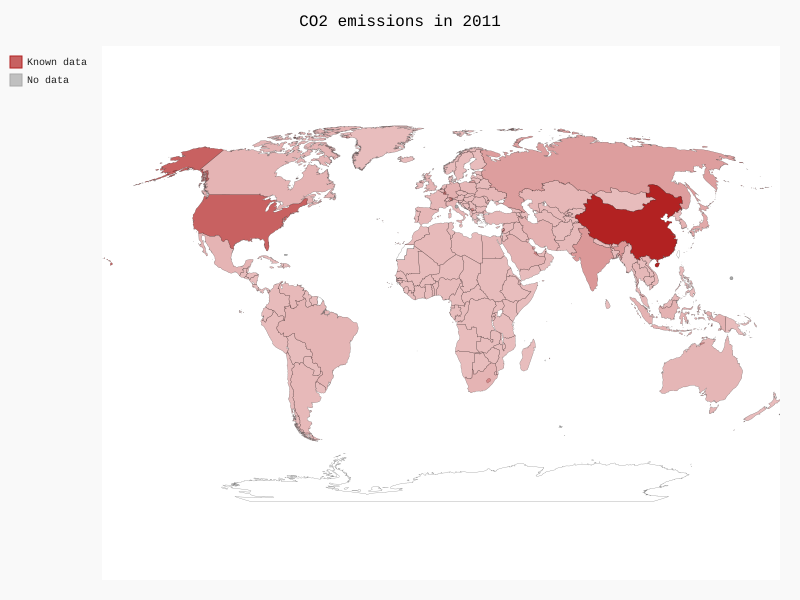

This chart was generated by the following Python code:
import csv
import sys
from pygal.style import Style
from pygal.maps.world import World
from pygal.maps.world import COUNTRIES



def country_code(country):
    for code, country_name in COUNTRIES.items():
        if country_name == country:
            return code
    return None

country_mapping = {'Bolivia': 'Bolivia, Plurinational State of',
                   'Cabo Verde': 'Cape Verde',
                   'Congo, Rep.': 'Congo',
                   'Dominica': 'Dominican Republic',
                   'Egypt, Arab Rep.': 'Egypt',
                   'Gambia, The': 'Gambia',
                   'Hong Kong SAR, China': 'Hong Kong',
                   'Iran, Islamic Rep.': 'Iran, Islamic Republic of',
                   'Kyrgyz Republic': 'Kyrgyzstan',
                   'Korea, Rep.': 'Korea, Republic of',
                   'Lao PDR': "Lao People's Democratic Republic",
                   'Libya': 'Libyan Arab Jamahiriya',
                   'Macao SAR, China': 'Macao',
                   'Moldova': 'Moldova, Republic of',
                   'Macedonia, FYR': 'Macedonia, the former Yugoslav Republic of',
                   'Korea, Dem. People’s Rep.': "Korea, Democratic People's Republic of",
                   'Slovak Republic': 'Slovakia',
                   'Tanzania': 'Tanzania, United Republic of',
                   'Venezuela, RB': 'Venezuela, Bolivarian Republic of',
                   'Vietnam': 'Viet Nam',
                   'Yemen, Rep.': 'Yemen',
                   'Congo, Dem. Rep.': 'Congo, the Democratic Republic of the'}

datafile = 'API_EN/API_EN.ATM.CO2E.KT_DS2_en_csv_v2.csv'

emissions = {}
no_data = {}

try:
    with open(datafile) as csvfile:
        file = csv.reader(csvfile)
        for _ in range(5):
            next(file)
        for line in file:
            country = line[0]
            if country in country_mapping:
                country = country_mapping[country]
            code = country_code(country)
            if code:
                emission = line[-6]
                if emission:
                    emissions[code] = float(emission)
                else:
                    no_data[code] = '?'                   
            else:
                print('Leaving out {}'.format(country))
except FileNotFoundError:
    print('Could not open {}, giving up.'.format(datafile))
    sys.exit()

emissions_map = World(style = Style(colors = ('#B22222', '#A9A9A9'), tooltip_font_size = 8,
                      legend_font_size = 10))
emissions_map.title = 'CO2 emissions in 2011'
emissions_map.add('Known data', emissions)
emissions_map.add('No data', no_data)
emissions_map.render_to_file('CO2_emissions.svg')
